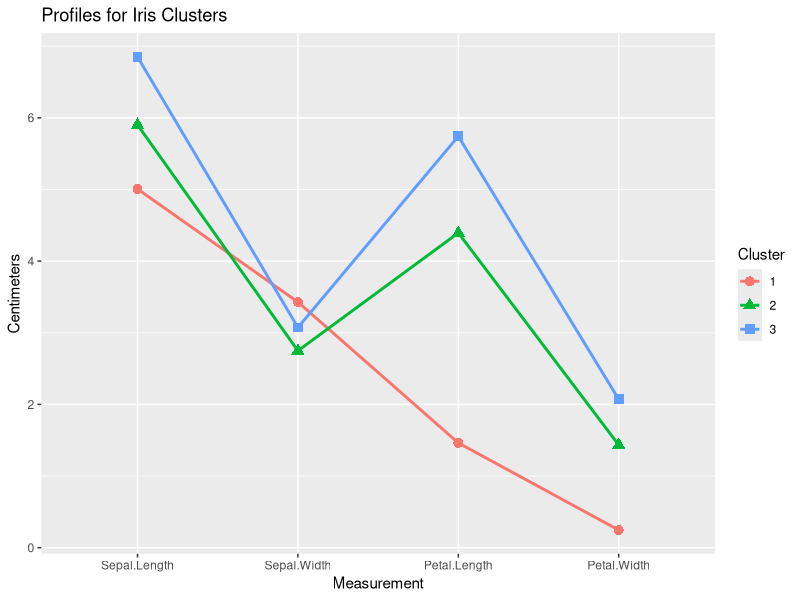

Recreate this plot in R.
#
# R in action (2 ed.)
#

# Indexing

# 1. atomic  vector  without  named elements
x <- c(20, 30, 40)
x[3]
x[c(2,3)]

# 2. atomic vector with named elements
x <- c(A=20, B=30, C=40)
x[c(2,3)]
x[c("B", "C")]

# lists
set.seed(1234)
fit <- kmeans(iris[1:4], 3)
fit[c(2,7)]
fit[2] # return "list"
fit[[2]] # return "matrix"

fit$centers

#  Notations can be combined to obtain the elements within components

fit[[2]][1,]


# ------------------------------------------------------
# Plotting the centroids from a k-means cluster analysis
# ------------------------------------------------------
library(reshape2)                           

set.seed(1234)
fit <- kmeans(iris[1:4], 3)     
means <- fit$centers

dfm <- melt(means)
names(dfm) <- c("Cluster", "Measurement", "Centimeters")
dfm$Cluster <- factor(dfm$Cluster)
head(dfm)

library(ggplot2)        
ggplot(data=dfm, 
       aes(x=Measurement, y=Centimeters, group=Cluster)) + 
  geom_point(size=3, aes(shape=Cluster, color=Cluster)) +
  geom_line(size=1, aes(color=Cluster)) +
  ggtitle("Profiles for Iris Clusters")
